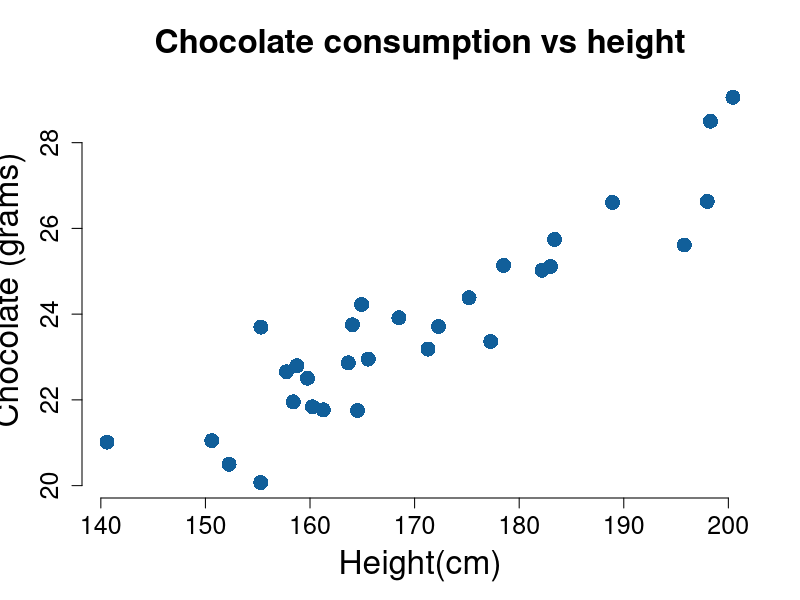

This figure's R source:
# scatter plot demo

# make dataset
set.seed(51) # fix random number so they are no longer random
height <- rnorm(30, mean=172, sd=15)
consumption <- 0.14 * height + rnorm(30, mean=0, sd=1)



# base scatter plot ----
plot(height, consumption,
     col = "#115f9a", # set color
     # xlim = c(30,80),
     main = 'Chocolate consumption vs height',
     xlab = 'Height(cm)',
     ylab = 'Chocolate (grams)',
     pch = 16, # set a filled circle as the symbol
     frame.plot = FALSE,
     cex.main = 2,   # Title text size
     cex.lab = 2,    # Labels text size
     cex.axis = 1.5, # Axis text size
     cex = 2         # Symbol text size
     )